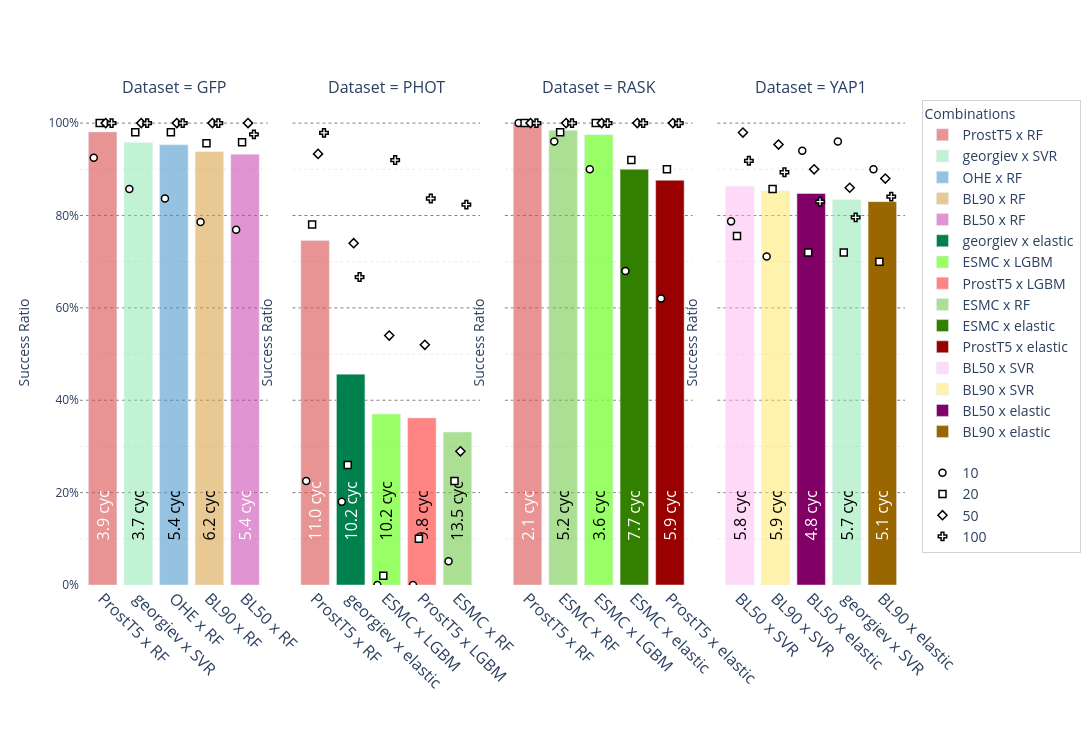

The notebook cell saved with this chart:
### Code cell
# Plot for model performance across n_Gain values, faceted by nStart, with bars for top combos and scatter for n_Gain breakdown
import plotly.graph_objects as go
from plotly.subplots import make_subplots
import pandas as pd
import os
import re

# ============================================================================
# HELPER
# ============================================================================
def get_contrast_color(col_str):
    col_str = str(col_str).strip()
    r, g, b = 255, 255, 255
    if col_str.startswith('#'):
        hx = col_str.lstrip('#')
        if len(hx) == 3: hx = ''.join(c*2 for c in hx)
        if len(hx) >= 6:
            try: r, g, b = tuple(int(hx[i:i+2], 16) for i in (0, 2, 4))
            except: pass
    elif col_str.startswith('rgb'):
        vals = [int(v) for v in re.findall(r'\d+', col_str)]
        if len(vals) >= 3: r, g, b = vals[0], vals[1], vals[2]
    
    # Calculate relative luminance
    lum = (0.299 * r + 0.587 * g + 0.114 * b) / 255
    return 'white' if lum < 0.5 else 'black'

# ============================================================================
# CONFIG
# ============================================================================
N_TOP_COMBOS   = 5
SPREAD_WIDTH   = 0.5
BAR_WIDTH      = 0.8
SCATTER_SIZE   = 7
PLOT_HEIGHT    = 730
PLOT_WIDTH     = 1500

n_Gains  = sorted(runs_df['n_Gain'].dropna().unique())
datasets = sorted(runs_df['dataset'].dropna().unique())
symbol_map = {ng: sym for sym, ng in enumerate(n_Gains)}   # n_Gain → marker symbol

# ============================================================================
# PRE-COMPUTE per-(dataset, combo) success ratio + avg duration
# ============================================================================
finished_df = runs_df[runs_df['status'] == 'finished'].copy()
success_df  = finished_df[finished_df['result'] == 'success'].copy()

# Ensure combo uses ' x ' delimiter directly to match combination_colors
finished_df['combo'] = finished_df['embedding'] + ' x ' + finished_df['model']
success_df['combo']  = success_df['embedding'] + ' x ' + success_df['model']

# Global aggregation (per dataset) — used for bar heights
global_finished = finished_df.groupby(['dataset', 'combo']).size().rename('n_finished')
global_success  = success_df.groupby(['dataset', 'combo']).size().rename('n_success')
global_duration = success_df.groupby(['dataset', 'combo'])['last_cycle'].mean().rename('avg_duration')

global_summary = (
    pd.concat([global_finished, global_success, global_duration], axis=1)
    .fillna({'n_success': 0, 'avg_duration': 0})
    .assign(success_ratio=lambda df: df['n_success'] / df['n_finished'])
    .reset_index()
)

# Per-n_Gain aggregation — used for scatter points
ng_finished = finished_df.groupby(['dataset', 'combo', 'n_Gain']).size().rename('n_finished')
ng_success  = success_df.groupby(['dataset', 'combo', 'n_Gain']).size().rename('n_success')

ng_summary = (
    pd.concat([ng_finished, ng_success], axis=1)
    .fillna({'n_success': 0})
    .assign(success_ratio=lambda df: df['n_success'] / df['n_finished'])
    .reset_index()
)

# Only include combos that finished at least 4 times for ALL n_Gains
valid_combos_ds = ng_summary[ng_summary['n_finished'] >= 4].groupby(['dataset', 'combo'])['n_Gain'].nunique()
valid_combos_ds = valid_combos_ds[valid_combos_ds == len(n_Gains)].reset_index()[['dataset', 'combo']]
global_summary = pd.merge(global_summary, valid_combos_ds, on=['dataset', 'combo'], how='inner')

# ============================================================================
# BUILD SUBPLOTS
# ============================================================================
combLib = make_subplots(
    rows=1,
    cols=len(datasets),
    shared_yaxes=True,
    subplot_titles=[f"Dataset = {ds}" for ds in datasets],
    horizontal_spacing=0.03,
)

legend_combos_added   = set()
legend_nGains_added   = set()

# ============================================================================
# FILL SUBPLOTS
# ============================================================================
for col_idx, dataset in enumerate(datasets, start=1):

    # --- Top-N combos for this dataset (bars) --------------------------------
    top_combos = (
        global_summary[global_summary['dataset'] == dataset]
        .sort_values(['success_ratio', 'avg_duration'], ascending=[False, True])
        .nlargest(N_TOP_COMBOS, 'success_ratio')
        .reset_index(drop=True)
    )
    combo_x = {combo: pos for pos, combo in enumerate(top_combos['combo'])}

    # -- Bars -----------------------------------------------------------------
    for _, row in top_combos.iterrows():
        combo    = row['combo']
        sr       = row['success_ratio']
        duration = row['avg_duration']
        x_pos    = combo_x[combo]

        marker_col = combination_colors.get(combo, '#808080')
        txt_color  = get_contrast_color(marker_col)

        combLib.add_trace(
            go.Bar(
                x=[x_pos],
                y=[sr],
                name=combo,
                marker_color=marker_col,
                text=[f"          {duration:.1f} cyc"],
                textposition='inside',
                insidetextanchor='start',
                textangle=-90,
                textfont=dict(size=16, color=txt_color),
                width=[BAR_WIDTH],
                legendgroup='combos',
                showlegend=(combo not in legend_combos_added),
            ),
            row=1, col=col_idx,
        )
        legend_combos_added.add(combo)

    # -- Scatter: per-n_Gain success ratio for each top combo -----------------
    ds_ng = ng_summary[ng_summary['dataset'] == dataset]

    for _, row in top_combos.iterrows():
        combo = row['combo']
        x_pos = combo_x[combo]

        combo_ng = ds_ng[ds_ng['combo'] == combo].copy()

        n_ng = len(n_Gains)
        offsets = {
            ng: -SPREAD_WIDTH / 2 + (SPREAD_WIDTH / (n_ng - 1)) * i if n_ng > 1 else 0
            for i, ng in enumerate(n_Gains)
        }

        for ng in n_Gains:
            ng_row = combo_ng[combo_ng['n_Gain'] == ng]
            if ng_row.empty:
                continue

            sr_ng = ng_row['success_ratio'].values[0]

            combLib.add_trace(
                go.Scatter(
                    x=[x_pos + offsets[ng]],
                    y=[sr_ng],
                    mode='markers',
                    name=f"{ng}",
                    marker=dict(
                        color='white',
                        symbol=symbol_map[ng],
                        size=SCATTER_SIZE,
                        line=dict(color='black', width=1.5),
                    ),
                    legendgroup='n_Gains',
                    showlegend=(ng not in legend_nGains_added),
                ),
                row=1, col=col_idx,
            )
            legend_nGains_added.add(ng)

    # -- X-axis tick labels for this subplot ----------------------------------
    combLib.layout[f'xaxis{col_idx}' if col_idx > 1 else 'xaxis'].update(
        tickmode='array',
        tickvals=list(range(len(top_combos))),
        ticktext=[
            c.replace(' x ', ' x ').replace('_', ' ')
            for c in top_combos['combo']
        ],
        tickangle=45,
        tickfont=dict(size=16),
        title_text='',
    )

# ============================================================================
# GLOBAL LAYOUT
# ============================================================================
combLib.update_layout(
    # title=dict(
    #     text="Top 5 Combos per Dataset with n_Gain",
    #     font=dict(size=16),
    # ),
    barmode='group',
    height=PLOT_HEIGHT,
    width=PLOT_WIDTH,
    plot_bgcolor='white',
    showlegend=True,
    legend=dict(
        title=dict(text="Combinations", font=dict(size=14)),
        font=dict(size=14),
        tracegroupgap=20,
        bordercolor='lightgrey',
        borderwidth=1,
    ),
)

combLib.update_yaxes(
    range=[0, 1.05],
    title_text="Success Ratio",
    tickformat=".0%",
    showgrid=True,
    gridcolor='grey',
    griddash='dot',
    dtick=0.2,
    minor=dict(showgrid=True, gridcolor='#ebebeb', griddash='dot', dtick=0.1),
)

combLib.update_annotations(font_size=16)

# ============================================================================
# EXPORT
# ============================================================================
combLib.show()

outpath = "plots/"
title = "top_combinations_Library.jpg"
combLib.write_image(os.path.join(outpath, title))

### Figure 1 — Plotly figure (JSON) as saved in the notebook; plotly's stock layout.template omitted (floating-point values rounded to 4 significant figures)
{"data": [{"insidetextanchor": "start", "legendgroup": "combos", "marker": {"color": "rgba(217,  77,  77, 0.6)"}, "name": "ProstT5 x RF", "showlegend": true, "text": ["          3.9 cyc"], "textangle": -90, "textfont": {"color": "white", "size": 16}, "textposition": "inside", "type": "bar", "width": [0.8], "x": [0], "xaxis": "x", "y": [0.9809], "yaxis": "y"}, {"insidetextanchor": "start", "legendgroup": "combos", "marker": {"color": "rgba(133, 230, 169, 0.5)"}, "name": "georgiev x SVR", "showlegend": true, "text": ["          3.7 cyc"], "textangle": -90, "textfont": {"color": "black", "size": 16}, "textposition": "inside", "type": "bar", "width": [0.8], "x": [1], "xaxis": "x", "y": [0.9579], "yaxis": "y"}, {"insidetextanchor": "start", "legendgroup": "combos", "marker": {"color": "rgba( 77, 153, 204, 0.6)"}, "name": "OHE x RF", "showlegend": true, "text": ["          5.4 cyc"], "textangle": -90, "textfont": {"color": "black", "size": 16}, "textposition": "inside", "type": "bar", "width": [0.8], "x": [2], "xaxis": "x", "y": [0.9529], "yaxis": "y"}, {"insidetextanchor": "start", "legendgroup": "combos", "marker": {"color": "rgba(217, 166,  77, 0.6)"}, "name": "BL90 x RF", "showlegend": true, "text": ["          6.2 cyc"], "textangle": -90, "textfont": {"color": "black", "size": 16}, "textposition": "inside", "type": "bar", "width": [0.8], "x": [3], "xaxis": "x", "y": [0.9382], "yaxis": "y"}, {"insidetextanchor": "start", "legendgroup": "combos", "marker": {"color": "rgba(204,  77, 179, 0.6)"}, "name": "BL50 x RF", "showlegend": true, "text": ["          5.4 cyc"], "textangle": -90, "textfont": {"color": "white", "size": 16}, "textposition": "inside", "type": "bar", "width": [0.8], "x": [4], "xaxis": "x", "y": [0.9326], "yaxis": "y"}, {"legendgroup": "n_Gains", "marker": {"color": "white", "line": {"color": "black", "width": 1.5}, "size": 7, "symbol": 0}, "mode": "markers", "name": "10", "showlegend": true, "type": "scatter", "x": [-0.25], "xaxis": "x", "y": [0.925], "yaxis": "y"}, {"legendgroup": "n_Gains", "marker": {"color": "white", "line": {"color": "black", "width": 1.5}, "size": 7, "symbol": 1}, "mode": "markers", "name": "20", "showlegend": true, "type": "scatter", "x": [-0.08333], "xaxis": "x", "y": [1], "yaxis": "y"}, {"legendgroup": "n_Gains", "marker": {"color": "white", "line": {"color": "black", "width": 1.5}, "size": 7, "symbol": 2}, "mode": "markers", "name": "50", "showlegend": true, "type": "scatter", "x": [0.08333], "xaxis": "x", "y": [1], "yaxis": "y"}, {"legendgroup": "n_Gains", "marker": {"color": "white", "line": {"color": "black", "width": 1.5}, "size": 7, "symbol": 3}, "mode": "markers", "name": "100", "showlegend": true, "type": "scatter", "x": [0.25], "xaxis": "x", "y": [1], "yaxis": "y"}, {"legendgroup": "n_Gains", "marker": {"color": "white", "line": {"color": "black", "width": 1.5}, "size": 7, "symbol": 0}, "mode": "markers", "name": "10", "showlegend": false, "type": "scatter", "x": [0.75], "xaxis": "x", "y": [0.8571], "yaxis": "y"}, {"legendgroup": "n_Gains", "marker": {"color": "white", "line": {"color": "black", "width": 1.5}, "size": 7, "symbol": 1}, "mode": "markers", "name": "20", "showlegend": false, "type": "scatter", "x": [0.9167], "xaxis": "x", "y": [0.98], "yaxis": "y"}, {"legendgroup": "n_Gains", "marker": {"color": "white", "line": {"color": "black", "width": 1.5}, "size": 7, "symbol": 2}, "mode": "markers", "name": "50", "showlegend": false, "type": "scatter", "x": [1.083], "xaxis": "x", "y": [1], "yaxis": "y"}, {"legendgroup": "n_Gains", "marker": {"color": "white", "line": {"color": "black", "width": 1.5}, "size": 7, "symbol": 3}, "mode": "markers", "name": "100", "showlegend": false, "type": "scatter", "x": [1.25], "xaxis": "x", "y": [1], "yaxis": "y"}, {"legendgroup": "n_Gains", "marker": {"color": "white", "line": {"color": "black", "width": 1.5}, "size": 7, "symbol": 0}, "mode": "markers", "name": "10", "showlegend": false, "type": "scatter", "x": [1.75], "xaxis": "x", "y": [0.8367], "yaxis": "y"}, {"legendgroup": "n_Gains", "marker": {"color": "white", "line": {"color": "black", "width": 1.5}, "size": 7, "symbol": 1}, "mode": "markers", "name": "20", "showlegend": false, "type": "scatter", "x": [1.917], "xaxis": "x", "y": [0.98], "yaxis": "y"}, {"legendgroup": "n_Gains", "marker": {"color": "white", "line": {"color": "black", "width": 1.5}, "size": 7, "symbol": 2}, "mode": "markers", "name": "50", "showlegend": false, "type": "scatter", "x": [2.083], "xaxis": "x", "y": [1], "yaxis": "y"}, {"legendgroup": "n_Gains", "marker": {"color": "white", "line": {"color": "black", "width": 1.5}, "size": 7, "symbol": 3}, "mode": "markers", "name": "100", "showlegend": false, "type": "scatter", "x": [2.25], "xaxis": "x", "y": [1], "yaxis": "y"}, {"legendgroup": "n_Gains", "marker": {"color": "white", "line": {"color": "black", "width": 1.5}, "size": 7, "symbol": 0}, "mode": "markers", "name": "10", "showlegend": false, "type": "scatter", "x": [2.75], "xaxis": "x", "y": [0.7857], "yaxis": "y"}, {"legendgroup": "n_Gains", "marker": {"color": "white", "line": {"color": "black", "width": 1.5}, "size": 7, "symbol": 1}, "mode": "markers", "name": "20", "showlegend": false, "type": "scatter", "x": [2.917], "xaxis": "x", "y": [0.9565], "yaxis": "y"}, {"legendgroup": "n_Gains", "marker": {"color": "white", "line": {"color": "black", "width": 1.5}, "size": 7, "symbol": 2}, "mode": "markers", "name": "50", "showlegend": false, "type": "scatter", "x": [3.083], "xaxis": "x", "y": [1], "yaxis": "y"}, {"legendgroup": "n_Gains", "marker": {"color": "white", "line": {"color": "black", "width": 1.5}, "size": 7, "symbol": 3}, "mode": "markers", "name": "100", "showlegend": false, "type": "scatter", "x": [3.25], "xaxis": "x", "y": [1], "yaxis": "y"}, {"legendgroup": "n_Gains", "marker": {"color": "white", "line": {"color": "black", "width": 1.5}, "size": 7, "symbol": 0}, "mode": "markers", "name": "10", "showlegend": false, "type": "scatter", "x": [3.75], "xaxis": "x", "y": [0.7692], "yaxis": "y"}, {"legendgroup": "n_Gains", "marker": {"color": "white", "line": {"color": "black", "width": 1.5}, "size": 7, "symbol": 1}, "mode": "markers", "name": "20", "showlegend": false, "type": "scatter", "x": [3.917], "xaxis": "x", "y": [0.9583], "yaxis": "y"}, {"legendgroup": "n_Gains", "marker": {"color": "white", "line": {"color": "black", "width": 1.5}, "size": 7, "symbol": 2}, "mode": "markers", "name": "50", "showlegend": false, "type": "scatter", "x": [4.083], "xaxis": "x", "y": [1], "yaxis": "y"}, {"legendgroup": "n_Gains", "marker": {"color": "white", "line": {"color": "black", "width": 1.5}, "size": 7, "symbol": 3}, "mode": "markers", "name": "100", "showlegend": false, "type": "scatter", "x": [4.25], "xaxis": "x", "y": [0.9756], "yaxis": "y"}, {"insidetextanchor": "start", "legendgroup": "combos", "marker": {"color": "rgba(217,  77,  77, 0.6)"}, "name": "ProstT5 x RF", "showlegend": false, "text": ["          11.0 cyc"], "textangle": -90, "textfont": {"color": "white", "size": 16}, "textposition": "inside", "type": "bar", "width": [0.8], "x": [0], "xaxis": "x2", "y": [0.7457], "yaxis": "y2"}, {"insidetextanchor": "start", "legendgroup": "combos", "marker": {"color": "rgba(  0, 128,  77, 1)"}, "name": "georgiev x elastic", "showlegend": true, "text": ["          10.2 cyc"], "textangle": -90, "textfont": {"color": "white", "size": 16}, "textposition": "inside", "type": "bar", "width": [0.8], "x": [1], "xaxis": "x2", "y": [0.4564], "yaxis": "y2"}, {"insidetextanchor": "start", "legendgroup": "combos", "marker": {"color": "rgba(128, 255,  64, 0.8)"}, "name": "ESMC x LGBM", "showlegend": true, "text": ["          10.2 cyc"], "textangle": -90, "textfont": {"color": "black", "size": 16}, "textposition": "inside", "type": "bar", "width": [0.8], "x": [2], "xaxis": "x2", "y": [0.37], "yaxis": "y2"}, {"insidetextanchor": "start", "legendgroup": "combos", "marker": {"color": "rgba(255, 102, 102, 0.8)"}, "name": "ProstT5 x LGBM", "showlegend": true, "text": ["          9.8 cyc"], "textangle": -90, "textfont": {"color": "black", "size": 16}, "textposition": "inside", "type": "bar", "width": [0.8], "x": [3], "xaxis": "x2", "y": [0.3618], "yaxis": "y2"}, {"insidetextanchor": "start", "legendgroup": "combos", "marker": {"color": "rgba(115, 204,  77, 0.6)"}, "name": "ESMC x RF", "showlegend": true, "text": ["          13.5 cyc"], "textangle": -90, "textfont": {"color": "black", "size": 16}, "textposition": "inside", "type": "bar", "width": [0.8], "x": [4], "xaxis": "x2", "y": [0.3311], "yaxis": "y2"}, {"legendgroup": "n_Gains", "marker": {"color": "white", "line": {"color": "black", "width": 1.5}, "size": 7, "symbol": 0}, "mode": "markers", "name": "10", "showlegend": false, "type": "scatter", "x": [-0.25], "xaxis": "x2", "y": [0.225], "yaxis": "y2"}, {"legendgroup": "n_Gains", "marker": {"color": "white", "line": {"color": "black", "width": 1.5}, "size": 7, "symbol": 1}, "mode": "markers", "name": "20", "showlegend": false, "type": "scatter", "x": [-0.08333], "xaxis": "x2", "y": [0.7805], "yaxis": "y2"}, {"legendgroup": "n_Gains", "marker": {"color": "white", "line": {"color": "black", "width": 1.5}, "size": 7, "symbol": 2}, "mode": "markers", "name": "50", "showlegend": false, "type": "scatter", "x": [0.08333], "xaxis": "x2", "y": [0.9333], "yaxis": "y2"}, {"legendgroup": "n_Gains", "marker": {"color": "white", "line": {"color": "black", "width": 1.5}, "size": 7, "symbol": 3}, "mode": "markers", "name": "100", "showlegend": false, "type": "scatter", "x": [0.25], "xaxis": "x2", "y": [0.9787], "yaxis": "y2"}, {"legendgroup": "n_Gains", "marker": {"color": "white", "line": {"color": "black", "width": 1.5}, "size": 7, "symbol": 0}, "mode": "markers", "name": "10", "showlegend": false, "type": "scatter", "x": [0.75], "xaxis": "x2", "y": [0.18], "yaxis": "y2"}, {"legendgroup": "n_Gains", "marker": {"color": "white", "line": {"color": "black", "width": 1.5}, "size": 7, "symbol": 1}, "mode": "markers", "name": "20", "showlegend": false, "type": "scatter", "x": [0.9167], "xaxis": "x2", "y": [0.26], "yaxis": "y2"}, {"legendgroup": "n_Gains", "marker": {"color": "white", "line": {"color": "black", "width": 1.5}, "size": 7, "symbol": 2}, "mode": "markers", "name": "50", "showlegend": false, "type": "scatter", "x": [1.083], "xaxis": "x2", "y": [0.74], "yaxis": "y2"}, {"legendgroup": "n_Gains", "marker": {"color": "white", "line": {"color": "black", "width": 1.5}, "size": 7, "symbol": 3}, "mode": "markers", "name": "100", "showlegend": false, "type": "scatter", "x": [1.25], "xaxis": "x2", "y": [0.6667], "yaxis": "y2"}, {"legendgroup": "n_Gains", "marker": {"color": "white", "line": {"color": "black", "width": 1.5}, "size": 7, "symbol": 0}, "mode": "markers", "name": "10", "showlegend": false, "type": "scatter", "x": [1.75], "xaxis": "x2", "y": [0], "yaxis": "y2"}, {"legendgroup": "n_Gains", "marker": {"color": "white", "line": {"color": "black", "width": 1.5}, "size": 7, "symbol": 1}, "mode": "markers", "name": "20", "showlegend": false, "type": "scatter", "x": [1.917], "xaxis": "x2", "y": [0.02], "yaxis": "y2"}, {"legendgroup": "n_Gains", "marker": {"color": "white", "line": {"color": "black", "width": 1.5}, "size": 7, "symbol": 2}, "mode": "markers", "name": "50", "showlegend": false, "type": "scatter", "x": [2.083], "xaxis": "x2", "y": [0.54], "yaxis": "y2"}, {"legendgroup": "n_Gains", "marker": {"color": "white", "line": {"color": "black", "width": 1.5}, "size": 7, "symbol": 3}, "mode": "markers", "name": "100", "showlegend": false, "type": "scatter", "x": [2.25], "xaxis": "x2", "y": [0.92], "yaxis": "y2"}, {"legendgroup": "n_Gains", "marker": {"color": "white", "line": {"color": "black", "width": 1.5}, "size": 7, "symbol": 0}, "mode": "markers", "name": "10", "showlegend": false, "type": "scatter", "x": [2.75], "xaxis": "x2", "y": [0], "yaxis": "y2"}, {"legendgroup": "n_Gains", "marker": {"color": "white", "line": {"color": "black", "width": 1.5}, "size": 7, "symbol": 1}, "mode": "markers", "name": "20", "showlegend": false, "type": "scatter", "x": [2.917], "xaxis": "x2", "y": [0.1], "yaxis": "y2"}, {"legendgroup": "n_Gains", "marker": {"color": "white", "line": {"color": "black", "width": 1.5}, "size": 7, "symbol": 2}, "mode": "markers", "name": "50", "showlegend": false, "type": "scatter", "x": [3.083], "xaxis": "x2", "y": [0.52], "yaxis": "y2"}, {"legendgroup": "n_Gains", "marker": {"color": "white", "line": {"color": "black", "width": 1.5}, "size": 7, "symbol": 3}, "mode": "markers", "name": "100", "showlegend": false, "type": "scatter", "x": [3.25], "xaxis": "x2", "y": [0.8367], "yaxis": "y2"}, {"legendgroup": "n_Gains", "marker": {"color": "white", "line": {"color": "black", "width": 1.5}, "size": 7, "symbol": 0}, "mode": "markers", "name": "10", "showlegend": false, "type": "scatter", "x": [3.75], "xaxis": "x2", "y": [0.05128], "yaxis": "y2"}, {"legendgroup": "n_Gains", "marker": {"color": "white", "line": {"color": "black", "width": 1.5}, "size": 7, "symbol": 1}, "mode": "markers", "name": "20", "showlegend": false, "type": "scatter", "x": [3.917], "xaxis": "x2", "y": [0.225], "yaxis": "y2"}, {"legendgroup": "n_Gains", "marker": {"color": "white", "line": {"color": "black", "width": 1.5}, "size": 7, "symbol": 2}, "mode": "markers", "name": "50", "showlegend": false, "type": "scatter", "x": [4.083], "xaxis": "x2", "y": [0.2895], "yaxis": "y2"}, {"legendgroup": "n_Gains", "marker": {"color": "white", "line": {"color": "black", "width": 1.5}, "size": 7, "symbol": 3}, "mode": "markers", "name": "100", "showlegend": false, "type": "scatter", "x": [4.25], "xaxis": "x2", "y": [0.8235], "yaxis": "y2"}, {"insidetextanchor": "start", "legendgroup": "combos", "marker": {"color": "rgba(217,  77,  77, 0.6)"}, "name": "ProstT5 x RF", "showlegend": false, "text": ["          2.1 cyc"], "textangle": -90, "textfont": {"color": "white", "size": 16}, "textposition": "inside", "type": "bar", "width": [0.8], "x": [0], "xaxis": "x3", "y": [1], "yaxis": "y3"}, {"insidetextanchor": "start", "legendgroup": "combos", "marker": {"color": "rgba(115, 204,  77, 0.6)"}, "name": "ESMC x RF", "showlegend": false, "text": ["          5.2 cyc"], "textangle": -90, "textfont": {"color": "black", "size": 16}, "textposition": "inside", "type": "bar", "width": [0.8], "x": [1], "xaxis": "x3", "y": [0.9845], "yaxis": "y3"}, {"insidetextanchor": "start", "legendgroup": "combos", "marker": {"color": "rgba(128, 255,  64, 0.8)"}, "name": "ESMC x LGBM", "showlegend": false, "text": ["          3.6 cyc"], "textangle": -90, "textfont": {"color": "black", "size": 16}, "textposition": "inside", "type": "bar", "width": [0.8], "x": [2], "xaxis": "x3", "y": [0.975], "yaxis": "y3"}, {"insidetextanchor": "start", "legendgroup": "combos", "marker": {"color": "rgba( 51, 128,   0, 1)"}, "name": "ESMC x elastic", "showlegend": true, "text": ["          7.7 cyc"], "textangle": -90, "textfont": {"color": "white", "size": 16}, "textposition": "inside", "type": "bar", "width": [0.8], "x": [3], "xaxis": "x3", "y": [0.9], "yaxis": "y3"}, {"insidetextanchor": "start", "legendgroup": "combos", "marker": {"color": "rgba(153,   0,   0, 1)"}, "name": "ProstT5 x elastic", "showlegend": true, "text": ["          5.9 cyc"], "textangle": -90, "textfont": {"color": "white", "size": 16}, "textposition": "inside", "type": "bar", "width": [0.8], "x": [4], "xaxis": "x3", "y": [0.8763], "yaxis": "y3"}, {"legendgroup": "n_Gains", "marker": {"color": "white", "line": {"color": "black", "width": 1.5}, "size": 7, "symbol": 0}, "mode": "markers", "name": "10", "showlegend": false, "type": "scatter", "x": [-0.25], "xaxis": "x3", "y": [1], "yaxis": "y3"}, {"legendgroup": "n_Gains", "marker": {"color": "white", "line": {"color": "black", "width": 1.5}, "size": 7, "symbol": 1}, "mode": "markers", "name": "20", "showlegend": false, "type": "scatter", "x": [-0.08333], "xaxis": "x3", "y": [1], "yaxis": "y3"}, {"legendgroup": "n_Gains", "marker": {"color": "white", "line": {"color": "black", "width": 1.5}, "size": 7, "symbol": 2}, "mode": "markers", "name": "50", "showlegend": false, "type": "scatter", "x": [0.08333], "xaxis": "x3", "y": [1], "yaxis": "y3"}, {"legendgroup": "n_Gains", "marker": {"color": "white", "line": {"color": "black", "width": 1.5}, "size": 7, "symbol": 3}, "mode": "markers", "name": "100", "showlegend": false, "type": "scatter", "x": [0.25], "xaxis": "x3", "y": [1], "yaxis": "y3"}, {"legendgroup": "n_Gains", "marker": {"color": "white", "line": {"color": "black", "width": 1.5}, "size": 7, "symbol": 0}, "mode": "markers", "name": "10", "showlegend": false, "type": "scatter", "x": [0.75], "xaxis": "x3", "y": [0.96], "yaxis": "y3"}, {"legendgroup": "n_Gains", "marker": {"color": "white", "line": {"color": "black", "width": 1.5}, "size": 7, "symbol": 1}, "mode": "markers", "name": "20", "showlegend": false, "type": "scatter", "x": [0.9167], "xaxis": "x3", "y": [0.98], "yaxis": "y3"}, {"legendgroup": "n_Gains", "marker": {"color": "white", "line": {"color": "black", "width": 1.5}, "size": 7, "symbol": 2}, "mode": "markers", "name": "50", "showlegend": false, "type": "scatter", "x": [1.083], "xaxis": "x3", "y": [1], "yaxis": "y3"}, {"legendgroup": "n_Gains", "marker": {"color": "white", "line": {"color": "black", "width": 1.5}, "size": 7, "symbol": 3}, "mode": "markers", "name": "100", "showlegend": false, "type": "scatter", "x": [1.25], "xaxis": "x3", "y": [1], "yaxis": "y3"}, {"legendgroup": "n_Gains", "marker": {"color": "white", "line": {"color": "black", "width": 1.5}, "size": 7, "symbol": 0}, "mode": "markers", "name": "10", "showlegend": false, "type": "scatter", "x": [1.75], "xaxis": "x3", "y": [0.9], "yaxis": "y3"}, {"legendgroup": "n_Gains", "marker": {"color": "white", "line": {"color": "black", "width": 1.5}, "size": 7, "symbol": 1}, "mode": "markers", "name": "20", "showlegend": false, "type": "scatter", "x": [1.917], "xaxis": "x3", "y": [1], "yaxis": "y3"}, {"legendgroup": "n_Gains", "marker": {"color": "white", "line": {"color": "black", "width": 1.5}, "size": 7, "symbol": 2}, "mode": "markers", "name": "50", "showlegend": false, "type": "scatter", "x": [2.083], "xaxis": "x3", "y": [1], "yaxis": "y3"}, {"legendgroup": "n_Gains", "marker": {"color": "white", "line": {"color": "black", "width": 1.5}, "size": 7, "symbol": 3}, "mode": "markers", "name": "100", "showlegend": false, "type": "scatter", "x": [2.25], "xaxis": "x3", "y": [1], "yaxis": "y3"}, {"legendgroup": "n_Gains", "marker": {"color": "white", "line": {"color": "black", "width": 1.5}, "size": 7, "symbol": 0}, "mode": "markers", "name": "10", "showlegend": false, "type": "scatter", "x": [2.75], "xaxis": "x3", "y": [0.68], "yaxis": "y3"}, {"legendgroup": "n_Gains", "marker": {"color": "white", "line": {"color": "black", "width": 1.5}, "size": 7, "symbol": 1}, "mode": "markers", "name": "20", "showlegend": false, "type": "scatter", "x": [2.917], "xaxis": "x3", "y": [0.92], "yaxis": "y3"}, {"legendgroup": "n_Gains", "marker": {"color": "white", "line": {"color": "black", "width": 1.5}, "size": 7, "symbol": 2}, "mode": "markers", "name": "50", "showlegend": false, "type": "scatter", "x": [3.083], "xaxis": "x3", "y": [1], "yaxis": "y3"}, {"legendgroup": "n_Gains", "marker": {"color": "white", "line": {"color": "black", "width": 1.5}, "size": 7, "symbol": 3}, "mode": "markers", "name": "100", "showlegend": false, "type": "scatter", "x": [3.25], "xaxis": "x3", "y": [1], "yaxis": "y3"}, {"legendgroup": "n_Gains", "marker": {"color": "white", "line": {"color": "black", "width": 1.5}, "size": 7, "symbol": 0}, "mode": "markers", "name": "10", "showlegend": false, "type": "scatter", "x": [3.75], "xaxis": "x3", "y": [0.62], "yaxis": "y3"}, {"legendgroup": "n_Gains", "marker": {"color": "white", "line": {"color": "black", "width": 1.5}, "size": 7, "symbol": 1}, "mode": "markers", "name": "20", "showlegend": false, "type": "scatter", "x": [3.917], "xaxis": "x3", "y": [0.9], "yaxis": "y3"}, {"legendgroup": "n_Gains", "marker": {"color": "white", "line": {"color": "black", "width": 1.5}, "size": 7, "symbol": 2}, "mode": "markers", "name": "50", "showlegend": false, "type": "scatter", "x": [4.083], "xaxis": "x3", "y": [1], "yaxis": "y3"}, {"legendgroup": "n_Gains", "marker": {"color": "white", "line": {"color": "black", "width": 1.5}, "size": 7, "symbol": 3}, "mode": "markers", "name": "100", "showlegend": false, "type": "scatter", "x": [4.25], "xaxis": "x3", "y": [1], "yaxis": "y3"}, {"insidetextanchor": "start", "legendgroup": "combos", "marker": {"color": "rgba(255, 179, 242, 0.5)"}, "name": "BL50 x SVR", "showlegend": true, "text": ["          5.8 cyc"], "textangle": -90, "textfont": {"color": "black", "size": 16}, "textposition": "inside", "type": "bar", "width": [0.8], "x": [0], "xaxis": "x4", "y": [0.8632], "yaxis": "y4"}, {"insidetextanchor": "start", "legendgroup": "combos", "marker": {"color": "rgba(255, 230, 93, 0.5)"}, "name": "BL90 x SVR", "showlegend": true, "text": ["          5.9 cyc"], "textangle": -90, "textfont": {"color": "black", "size": 16}, "textposition": "inside", "type": "bar", "width": [0.8], "x": [1], "xaxis": "x4", "y": [0.8531], "yaxis": "y4"}, {"insidetextanchor": "start", "legendgroup": "combos", "marker": {"color": "rgba(128,   0, 102, 1)"}, "name": "BL50 x elastic", "showlegend": true, "text": ["          4.8 cyc"], "textangle": -90, "textfont": {"color": "white", "size": 16}, "textposition": "inside", "type": "bar", "width": [0.8], "x": [2], "xaxis": "x4", "y": [0.8477], "yaxis": "y4"}, {"insidetextanchor": "start", "legendgroup": "combos", "marker": {"color": "rgba(133, 230, 169, 0.5)"}, "name": "georgiev x SVR", "showlegend": false, "text": ["          5.7 cyc"], "textangle": -90, "textfont": {"color": "black", "size": 16}, "textposition": "inside", "type": "bar", "width": [0.8], "x": [3], "xaxis": "x4", "y": [0.8342], "yaxis": "y4"}, {"insidetextanchor": "start", "legendgroup": "combos", "marker": {"color": "rgba(153, 102,   0, 1)"}, "name": "BL90 x elastic", "showlegend": true, "text": ["          5.1 cyc"], "textangle": -90, "textfont": {"color": "white", "size": 16}, "textposition": "inside", "type": "bar", "width": [0.8], "x": [4], "xaxis": "x4", "y": [0.8299], "yaxis": "y4"}, {"legendgroup": "n_Gains", "marker": {"color": "white", "line": {"color": "black", "width": 1.5}, "size": 7, "symbol": 0}, "mode": "markers", "name": "10", "showlegend": false, "type": "scatter", "x": [-0.25], "xaxis": "x4", "y": [0.7872], "yaxis": "y4"}, {"legendgroup": "n_Gains", "marker": {"color": "white", "line": {"color": "black", "width": 1.5}, "size": 7, "symbol": 1}, "mode": "markers", "name": "20", "showlegend": false, "type": "scatter", "x": [-0.08333], "xaxis": "x4", "y": [0.7556], "yaxis": "y4"}, {"legendgroup": "n_Gains", "marker": {"color": "white", "line": {"color": "black", "width": 1.5}, "size": 7, "symbol": 2}, "mode": "markers", "name": "50", "showlegend": false, "type": "scatter", "x": [0.08333], "xaxis": "x4", "y": [0.9796], "yaxis": "y4"}, {"legendgroup": "n_Gains", "marker": {"color": "white", "line": {"color": "black", "width": 1.5}, "size": 7, "symbol": 3}, "mode": "markers", "name": "100", "showlegend": false, "type": "scatter", "x": [0.25], "xaxis": "x4", "y": [0.9184], "yaxis": "y4"}, {"legendgroup": "n_Gains", "marker": {"color": "white", "line": {"color": "black", "width": 1.5}, "size": 7, "symbol": 0}, "mode": "markers", "name": "10", "showlegend": false, "type": "scatter", "x": [0.75], "xaxis": "x4", "y": [0.7111], "yaxis": "y4"}, {"legendgroup": "n_Gains", "marker": {"color": "white", "line": {"color": "black", "width": 1.5}, "size": 7, "symbol": 1}, "mode": "markers", "name": "20", "showlegend": false, "type": "scatter", "x": [0.9167], "xaxis": "x4", "y": [0.8571], "yaxis": "y4"}, {"legendgroup": "n_Gains", "marker": {"color": "white", "line": {"color": "black", "width": 1.5}, "size": 7, "symbol": 2}, "mode": "markers", "name": "50", "showlegend": false, "type": "scatter", "x": [1.083], "xaxis": "x4", "y": [0.9535], "yaxis": "y4"}, {"legendgroup": "n_Gains", "marker": {"color": "white", "line": {"color": "black", "width": 1.5}, "size": 7, "symbol": 3}, "mode": "markers", "name": "100", "showlegend": false, "type": "scatter", "x": [1.25], "xaxis": "x4", "y": [0.8936], "yaxis": "y4"}, {"legendgroup": "n_Gains", "marker": {"color": "white", "line": {"color": "black", "width": 1.5}, "size": 7, "symbol": 0}, "mode": "markers", "name": "10", "showlegend": false, "type": "scatter", "x": [1.75], "xaxis": "x4", "y": [0.94], "yaxis": "y4"}, {"legendgroup": "n_Gains", "marker": {"color": "white", "line": {"color": "black", "width": 1.5}, "size": 7, "symbol": 1}, "mode": "markers", "name": "20", "showlegend": false, "type": "scatter", "x": [1.917], "xaxis": "x4", "y": [0.72], "yaxis": "y4"}, {"legendgroup": "n_Gains", "marker": {"color": "white", "line": {"color": "black", "width": 1.5}, "size": 7, "symbol": 2}, "mode": "markers", "name": "50", "showlegend": false, "type": "scatter", "x": [2.083], "xaxis": "x4", "y": [0.9], "yaxis": "y4"}, {"legendgroup": "n_Gains", "marker": {"color": "white", "line": {"color": "black", "width": 1.5}, "size": 7, "symbol": 3}, "mode": "markers", "name": "100", "showlegend": false, "type": "scatter", "x": [2.25], "xaxis": "x4", "y": [0.8298], "yaxis": "y4"}, {"legendgroup": "n_Gains", "marker": {"color": "white", "line": {"color": "black", "width": 1.5}, "size": 7, "symbol": 0}, "mode": "markers", "name": "10", "showlegend": false, "type": "scatter", "x": [2.75], "xaxis": "x4", "y": [0.96], "yaxis": "y4"}, {"legendgroup": "n_Gains", "marker": {"color": "white", "line": {"color": "black", "width": 1.5}, "size": 7, "symbol": 1}, "mode": "markers", "name": "20", "showlegend": false, "type": "scatter", "x": [2.917], "xaxis": "x4", "y": [0.72], "yaxis": "y4"}, {"legendgroup": "n_Gains", "marker": {"color": "white", "line": {"color": "black", "width": 1.5}, "size": 7, "symbol": 2}, "mode": "markers", "name": "50", "showlegend": false, "type": "scatter", "x": [3.083], "xaxis": "x4", "y": [0.86], "yaxis": "y4"}, {"legendgroup": "n_Gains", "marker": {"color": "white", "line": {"color": "black", "width": 1.5}, "size": 7, "symbol": 3}, "mode": "markers", "name": "100", "showlegend": false, "type": "scatter", "x": [3.25], "xaxis": "x4", "y": [0.7959], "yaxis": "y4"}, {"legendgroup": "n_Gains", "marker": {"color": "white", "line": {"color": "black", "width": 1.5}, "size": 7, "symbol": 0}, "mode": "markers", "name": "10", "showlegend": false, "type": "scatter", "x": [3.75], "xaxis": "x4", "y": [0.9], "yaxis": "y4"}, {"legendgroup": "n_Gains", "marker": {"color": "white", "line": {"color": "black", "width": 1.5}, "size": 7, "symbol": 1}, "mode": "markers", "name": "20", "showlegend": false, "type": "scatter", "x": [3.917], "xaxis": "x4", "y": [0.7], "yaxis": "y4"}, {"legendgroup": "n_Gains", "marker": {"color": "white", "line": {"color": "black", "width": 1.5}, "size": 7, "symbol": 2}, "mode": "markers", "name": "50", "showlegend": false, "type": "scatter", "x": [4.083], "xaxis": "x4", "y": [0.88], "yaxis": "y4"}, {"legendgroup": "n_Gains", "marker": {"color": "white", "line": {"color": "black", "width": 1.5}, "size": 7, "symbol": 3}, "mode": "markers", "name": "100", "showlegend": false, "type": "scatter", "x": [4.25], "xaxis": "x4", "y": [0.8409], "yaxis": "y4"}], "layout": {"annotations": [{"font": {"size": 16}, "showarrow": false, "text": "Dataset = GFP", "x": 0.1138, "xanchor": "center", "xref": "paper", "y": 1, "yanchor": "bottom", "yref": "paper"}, {"font": {"size": 16}, "showarrow": false, "text": "Dataset = PHOT", "x": 0.3712, "xanchor": "center", "xref": "paper", "y": 1, "yanchor": "bottom", "yref": "paper"}, {"font": {"size": 16}, "showarrow": false, "text": "Dataset = RASK", "x": 0.6288, "xanchor": "center", "xref": "paper", "y": 1, "yanchor": "bottom", "yref": "paper"}, {"font": {"size": 16}, "showarrow": false, "text": "Dataset = YAP1", "x": 0.8862, "xanchor": "center", "xref": "paper", "y": 1, "yanchor": "bottom", "yref": "paper"}], "barmode": "group", "height": 730, "legend": {"bordercolor": "lightgrey", "borderwidth": 1, "font": {"size": 14}, "title": {"font": {"size": 14}, "text": "Combinations"}, "tracegroupgap": 20}, "plot_bgcolor": "white", "showlegend": true, "width": 1500, "xaxis": {"anchor": "y", "domain": [0, 0.2275], "tickangle": 45, "tickfont": {"size": 16}, "tickmode": "array", "ticktext": ["ProstT5 x RF", "georgiev x SVR", "OHE x RF", "BL90 x RF", "BL50 x RF"], "tickvals": [0, 1, 2, 3, 4], "title": {"text": ""}}, "xaxis2": {"anchor": "y2", "domain": [0.2575, 0.485], "tickangle": 45, "tickfont": {"size": 16}, "tickmode": "array", "ticktext": ["ProstT5 x RF", "georgiev x elastic", "ESMC x LGBM", "ProstT5 x LGBM", "ESMC x RF"], "tickvals": [0, 1, 2, 3, 4], "title": {"text": ""}}, "xaxis3": {"anchor": "y3", "domain": [0.515, 0.7425], "tickangle": 45, "tickfont": {"size": 16}, "tickmode": "array", "ticktext": ["ProstT5 x RF", "ESMC x RF", "ESMC x LGBM", "ESMC x elastic", "ProstT5 x elastic"], "tickvals": [0, 1, 2, 3, 4], "title": {"text": ""}}, "xaxis4": {"anchor": "y4", "domain": [0.7725, 1], "tickangle": 45, "tickfont": {"size": 16}, "tickmode": "array", "ticktext": ["BL50 x SVR", "BL90 x SVR", "BL50 x elastic", "georgiev x SVR", "BL90 x elastic"], "tickvals": [0, 1, 2, 3, 4], "title": {"text": ""}}, "yaxis": {"anchor": "x", "domain": [0, 1], "dtick": 0.2, "gridcolor": "grey", "griddash": "dot", "minor": {"dtick": 0.1, "gridcolor": "#ebebeb", "griddash": "dot", "showgrid": true}, "range": [0, 1.05], "showgrid": true, "tickformat": ".0%", "title": {"text": "Success Ratio"}}, "yaxis2": {"anchor": "x2", "domain": [0, 1], "dtick": 0.2, "gridcolor": "grey", "griddash": "dot", "matches": "y", "minor": {"dtick": 0.1, "gridcolor": "#ebebeb", "griddash": "dot", "showgrid": true}, "range": [0, 1.05], "showgrid": true, "showticklabels": false, "tickformat": ".0%", "title": {"text": "Success Ratio"}}, "yaxis3": {"anchor": "x3", "domain": [0, 1], "dtick": 0.2, "gridcolor": "grey", "griddash": "dot", "matches": "y", "minor": {"dtick": 0.1, "gridcolor": "#ebebeb", "griddash": "dot", "showgrid": true}, "range": [0, 1.05], "showgrid": true, "showticklabels": false, "tickformat": ".0%", "title": {"text": "Success Ratio"}}, "yaxis4": {"anchor": "x4", "domain": [0, 1], "dtick": 0.2, "gridcolor": "grey", "griddash": "dot", "matches": "y", "minor": {"dtick": 0.1, "gridcolor": "#ebebeb", "griddash": "dot", "showgrid": true}, "range": [0, 1.05], "showgrid": true, "showticklabels": false, "tickformat": ".0%", "title": {"text": "Success Ratio"}}}}
